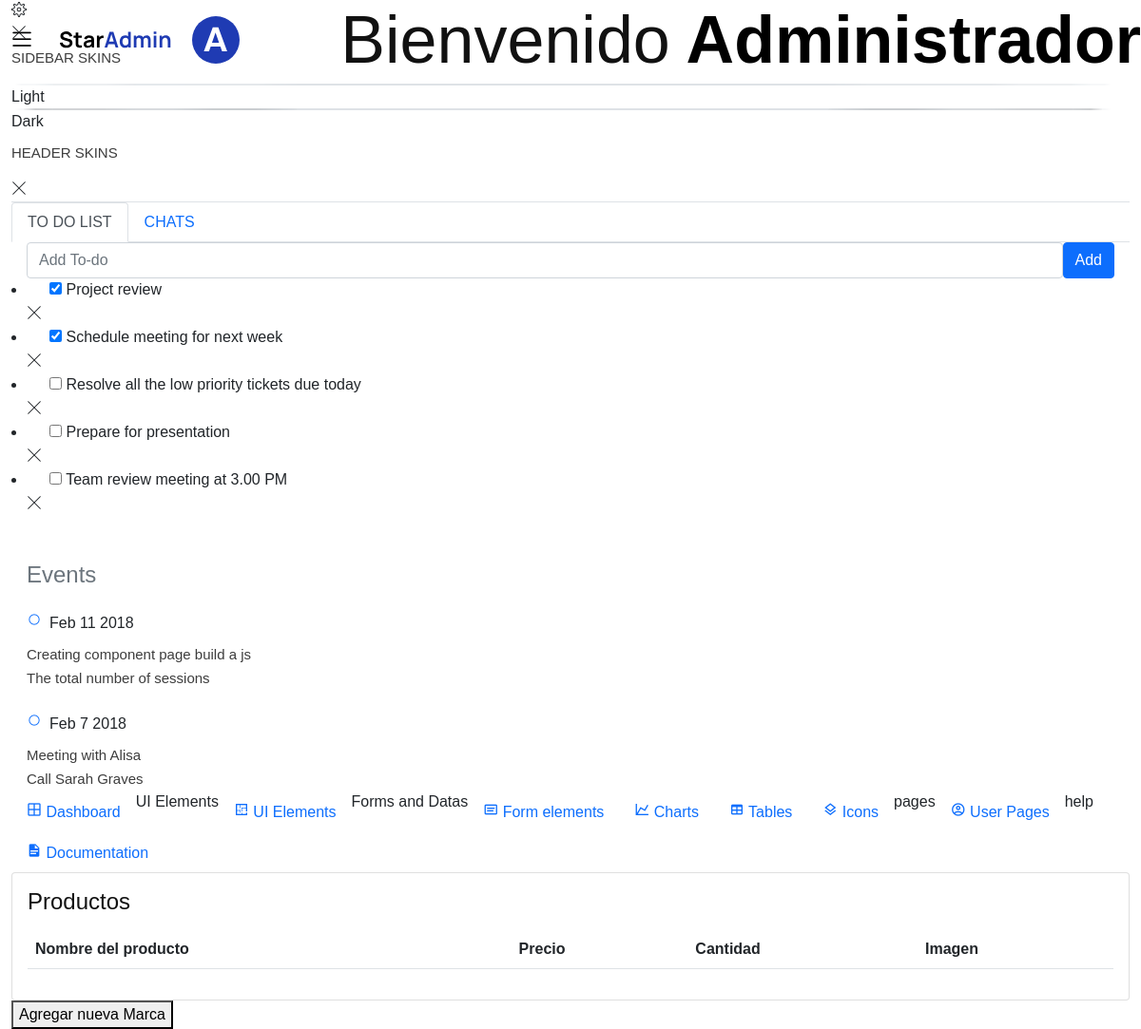
/DatosProductos, run on an earlier commit of the app's database.
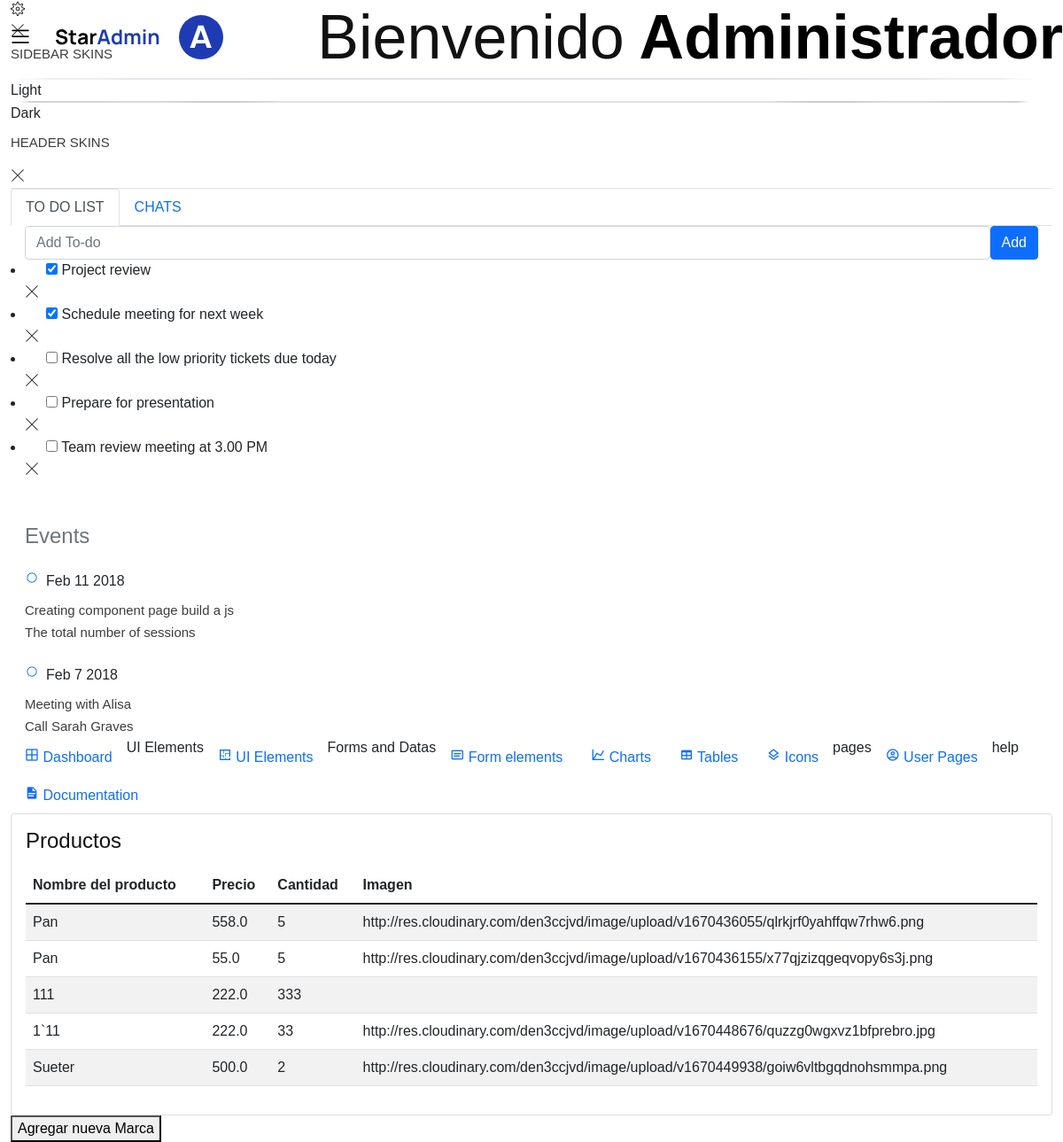
And on a later commit of the database.
### tables this page shows
CREATE TABLE 'Producto' ('idProducto' INTEGER primary key AUTOINCREMENT,
idMarca int not null,
idCategoria char(4) not null,
NombreProducto nvarchar(50) not null,
Precio float not null,
Cantidad int not null,'urlImg' TEXT not null,
Foreign key (idMarca) references Marca(idMarca),
FOREIGN key (idCategoria) references Categoria(idCategoria)
);

### app.py (the view)
@app.route("/DatosProductos")
def DatosProductos():
    Productos = db.execute("SELECT * FROM Producto")
    return render_template("/admin/pages/tables/Productos.html",Productos=Productos)

### app.py (called while the page is built)
@app.after_request
def after_request(response):
    response.headers["Cache-Control"] = "no-cache, no-store, must-revalidate"
    response.headers["Expires"] = 0
    response.headers["Pragma"] = "no-cache"
    return response

### templates/admin/pages/tables/Productos.html (shortened to what this page needs)
<!DOCTYPE html>
<html lang="en">
<head>
  <link rel="stylesheet" href="/static/css/admin/vendors/feather/feather.css">
  <link rel="stylesheet" href="/static/css/admin/vendors/mdi/css/materialdesignicons.min.css">
  <link rel="stylesheet" href="/static/css/admin/vendors/ti-icons/css/themify-icons.css">
  <link rel="stylesheet" href="/static/css/admin/vendors/typicons/typicons.css">
  <link rel="stylesheet" href="/static/css/admin/vendors/simple-line-icons/css/simple-line-icons.css">
  <link rel="stylesheet" href="/static/css/admin/vendors/css/vendor.bundle.base.css">
  <link href="https://cdn.jsdelivr.net/npm/bootstrap@5.1.3/dist/css/bootstrap.min.css" rel="stylesheet">
  <link rel="stylesheet" href="/static/css/admin/css/vertical-layout-light/style.css">
</head>
<body>
  <div class="container-scroller">
    <nav class="navbar default-layout col-lg-12 col-12 p-0 fixed-top d-flex align-items-top flex-row">
      <div class="text-center navbar-brand-wrapper d-flex align-items-center justify-content-start">
        <div class="me-3">
          <button class="navbar-toggler navbar-toggler align-self-center" type="button" data-bs-toggle="minimize">
            <span class="icon-menu"></span>
          </button>
        </div>
        <div>
          <a class="navbar-brand brand-logo" href="/admin">
            <img src="/static/css/admin/images/logo.svg" alt="logo" />
          </a>
          <a class="navbar-brand brand-logo-mini" href="/admin">
            <img src="/static/css/admin/images/logo-mini.svg" alt="logo" />
          </a>
        </div>
      </div>
      <div class="navbar-menu-wrapper d-flex align-items-top">
        <ul class="navbar-nav">
          <li class="nav-item font-weight-semibold d-none d-lg-block ms-0">
            <h1 class="welcome-text">Bienvenido<span class="text-black fw-bold"> Administrador</span></h1>
          </li>
        </ul>
      </div>
    </nav>
    <div class="container-fluid page-body-wrapper">
      <div class="theme-setting-wrapper">
        <div id="settings-trigger"><i class="ti-settings"></i></div>
        <div id="theme-settings" class="settings-panel">
          <i class="settings-close ti-close"></i>
          <p class="settings-heading">SIDEBAR SKINS</p>
          <div class="sidebar-bg-options selected" id="sidebar-light-theme"><div class="img-ss rounded-circle bg-light border me-3"></div>Light</div>
          <div class="sidebar-bg-options" id="sidebar-dark-theme"><div class="img-ss rounded-circle bg-dark border me-3"></div>Dark</div>
          <p class="settings-heading mt-2">HEADER SKINS</p>
        </div>
      </div>
      <div id="right-sidebar" class="settings-panel">
        <i class="settings-close ti-close"></i>
        <ul class="nav nav-tabs border-top" id="setting-panel" role="tablist">
          <li class="nav-item">
            <a class="nav-link active" id="todo-tab" data-bs-toggle="tab" href="#todo-section" role="tab" aria-controls="todo-section" aria-expanded="true">TO DO LIST</a>
          </li>
          <li class="nav-item">
            <a class="nav-link" id="chats-tab" data-bs-toggle="tab" href="#chats-section" role="tab" aria-controls="chats-section">CHATS</a>
          </li>
        </ul>
        <div class="tab-content" id="setting-content">
          <div class="tab-pane fade show active scroll-wrapper" id="todo-section" role="tabpanel" aria-labelledby="todo-section">
            <div class="add-items d-flex px-3 mb-0">
              <form class="form w-100">
                <div class="form-group d-flex">
                  <input type="text" class="form-control todo-list-input" placeholder="Add To-do">
                  <button type="submit" class="add btn btn-primary todo-list-add-btn" id="add-task">Add</button>
                </div>
              </form>
            </div>
            <div class="list-wrapper px-3">
              <ul class="d-flex flex-column-reverse todo-list">
                <li>
                  <div class="form-check">
                    <label class="form-check-label">
                      <input class="checkbox" type="checkbox">
                      Team review meeting at 3.00 PM
                    </label>
                  </div>
                  <i class="remove ti-close"></i>
                </li>
                <li>
                  <div class="form-check">
                    <label class="form-check-label">
                      <input class="checkbox" type="checkbox">
                      Prepare for presentation
                    </label>
                  </div>
                  <i class="remove ti-close"></i>
                </li>
                <li>
                  <div class="form-check">
                    <label class="form-check-label">
                      <input class="checkbox" type="checkbox">
                      Resolve all the low priority tickets due today
                    </label>
                  </div>
                  <i class="remove ti-close"></i>
                </li>
                <li class="completed">
                  <div class="form-check">
                    <label class="form-check-label">
                      <input class="checkbox" type="checkbox" checked>
                      Schedule meeting for next week
                    </label>
                  </div>
                  <i class="remove ti-close"></i>
                </li>
                <li class="completed">
                  <div class="form-check">
                    <label class="form-check-label">
                      <input class="checkbox" type="checkbox" checked>
                      Project review
                    </label>
                  </div>
                  <i class="remove ti-close"></i>
                </li>
              </ul>
            </div>
            <h4 class="px-3 text-muted mt-5 fw-light mb-0">Events</h4>
            <div class="events pt-4 px-3">
              <div class="wrapper d-flex mb-2">
                <i class="ti-control-record text-primary me-2"></i>
                <span>Feb 11 2018</span>
              </div>
              <p class="mb-0 font-weight-thin text-gray">Creating component page build a js</p>
              <p class="text-gray mb-0">The total number of sessions</p>
            </div>
            <div class="events pt-4 px-3">
              <div class="wrapper d-flex mb-2">
                <i class="ti-control-record text-primary me-2"></i>
                <span>Feb 7 2018</span>
              </div>
              <p class="mb-0 font-weight-thin text-gray">Meeting with Alisa</p>
              <p class="text-gray mb-0 ">Call Sarah Graves</p>
            </div>
          </div>
        </div>
      </div>
      <nav class="sidebar sidebar-offcanvas" id="sidebar">
        <ul class="nav">
          <li class="nav-item">
            <a class="nav-link" href="/admin">
              <i class="mdi mdi-grid-large menu-icon"></i>
              <span class="menu-title">Dashboard</span>
            </a>
          </li>
          <li class="nav-item nav-category">UI Elements</li>
          <li class="nav-item">
            <a class="nav-link" data-bs-toggle="collapse" href="#ui-basic" aria-expanded="false" aria-controls="ui-basic">
              <i class="menu-icon mdi mdi-floor-plan"></i>
              <span class="menu-title">UI Elements</span>
            </a>
          </li>
          <li class="nav-item nav-category">Forms and Datas</li>
          <li class="nav-item">
            <a class="nav-link" data-bs-toggle="collapse" href="#form-elements" aria-expanded="false" aria-controls="form-elements">
              <i class="menu-icon mdi mdi-card-text-outline"></i>
              <span class="menu-title">Form elements</span>
            </a>
          </li>
          <li class="nav-item">
            <a class="nav-link" data-bs-toggle="collapse" href="#charts" aria-expanded="false" aria-controls="charts">
              <i class="menu-icon mdi mdi-chart-line"></i>
              <span class="menu-title">Charts</span>
            </a>
          </li>
          <li class="nav-item">
            <a class="nav-link" data-bs-toggle="collapse" href="#tables" aria-expanded="false" aria-controls="tables">
              <i class="menu-icon mdi mdi-table"></i>
              <span class="menu-title">Tables</span>
            </a>
          </li>
          <li class="nav-item">
            <a class="nav-link" data-bs-toggle="collapse" href="#icons" aria-expanded="false" aria-controls="icons">
              <i class="menu-icon mdi mdi-layers-outline"></i>
              <span class="menu-title">Icons</span>
            </a>
          </li>
          <li class="nav-item nav-category">pages</li>
          <li class="nav-item">
            <a class="nav-link" data-bs-toggle="collapse" href="#auth" aria-expanded="false" aria-controls="auth">
              <i class="menu-icon mdi mdi-account-circle-outline"></i>
              <span class="menu-title">User Pages</span>
            </a>
          </li>
          <li class="nav-item nav-category">help</li>
          <li class="nav-item">
            <a class="nav-link" href="http://bootstrapdash.com/demo/star-admin2-free/docs/documentation.html">
              <i class="menu-icon mdi mdi-file-document"></i>
              <span class="menu-title">Documentation</span>
            </a>
          </li>
        </ul>
      </nav>
      <div class="main-panel">
        <div class="content-wrapper">
          <div class="row">
            <div class="col-lg-12 grid-margin stretch-card">
              <div class="card">
                <div class="card-body">
                  <h4 class="card-title">Productos</h4>
                  <div class="table-responsive">
                    <table class="table table-striped">
                      <thead>
                        <tr>
                          <th>
                            Nombre del producto
                          </th>
                          <th>
                            Precio
                          </th>
                          <th>
                            Cantidad
                          </th>
                          <th>
                            Imagen
                          </th>
                        </tr>
                      </thead>
                      <tbody>
                        {% for ProdData in Productos %}
                        <tr>
                          <td>
                            {{ProdData ["NombreProducto"]}}
                          </td>
                          <td>
                            {{ProdData ["Precio"]}}
                          </td>
                          <td>
                            {{ProdData ["Cantidad"]}}
                          </td>
                          <td>
                            {{ProdData ["urlImg"]}}
                          </td>
                        </tr>
                        {% endfor %}
                      </tbody>
                    </table>
                  </div>
                </div>
              </div>
            </div>
  </div>
  <a href="/Proveedores"><button class="agregar">
    Agregar nueva Marca
  </button></a>
</body>
</html>

### static/css/cliente/css/style.css (style rules this page uses)
html, body { height: 100%; font-family: "Nunito Sans", sans-serif; -webkit-font-smoothing: antialiased; }
h1, h2, h3, h4, h5, h6 { margin: 0; color: #111111; font-weight: 400; font-family: "Nunito Sans", sans-serif; }
h1 { font-size: 70px; }
h4 { font-size: 24px; }
p { font-size: 15px; font-family: "Nunito Sans", sans-serif; color: #3d3d3d; font-weight: 400; line-height: 25px; margin: 0 0 15px 0; }
img { max-width: 100%; }
ul, ol { padding: 0; margin: 0; }

What changed in the data, as far as the page shows it:
added Producto: NombreProducto "Pan", Precio "558.0", Cantidad "5", urlImg "http://res.cloudinary.com/den3ccjvd/image/upload/v1670436055/qlrkjrf0yahffqw7rhw6.png"
added Producto: NombreProducto "Pan", Precio "55.0", Cantidad "5", urlImg "http://res.cloudinary.com/den3ccjvd/image/upload/v1670436155/x77qjzizqgeqvopy6s3j.png"
added Producto: NombreProducto "111", Precio "222.0", Cantidad "333"
added Producto: NombreProducto "1`11", Precio "222.0", Cantidad "33", urlImg "http://res.cloudinary.com/den3ccjvd/image/upload/v1670448676/quzzg0wgxvz1bfprebro.jpg"
added Producto: NombreProducto "Sueter", Precio "500.0", Cantidad "2", urlImg "http://res.cloudinary.com/den3ccjvd/image/upload/v1670449938/goiw6vltbgqdnohsmmpa.png"
